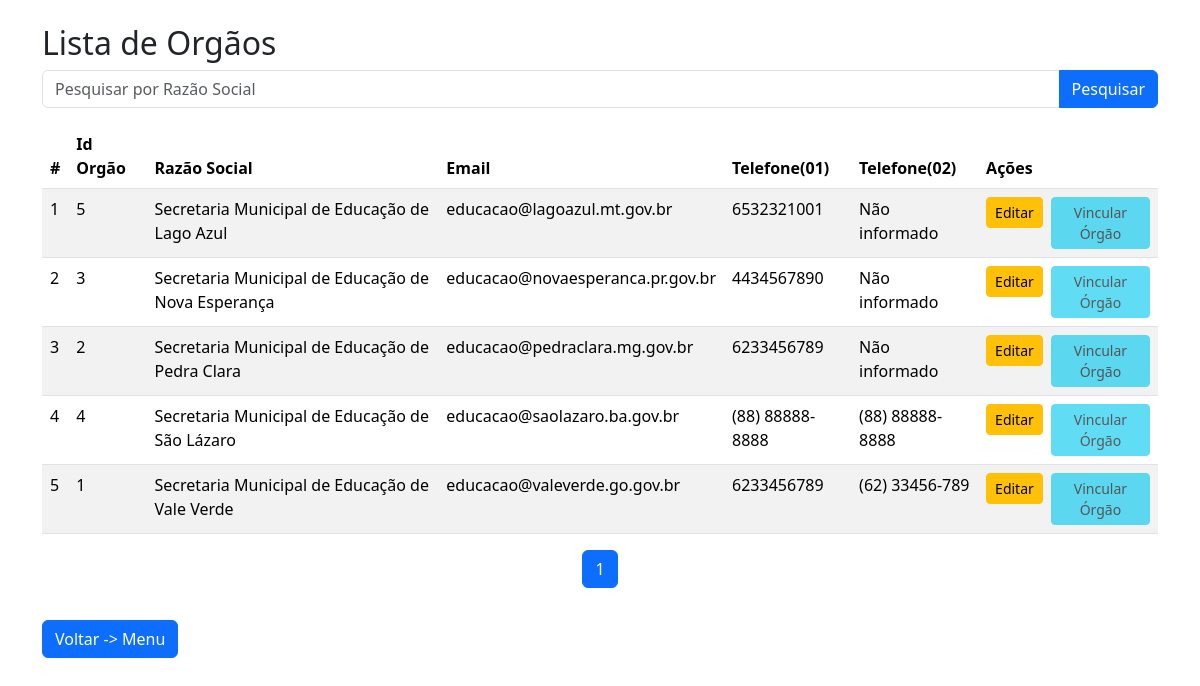
/controller/imprime_orgao.php, run on an earlier commit of the app's database.
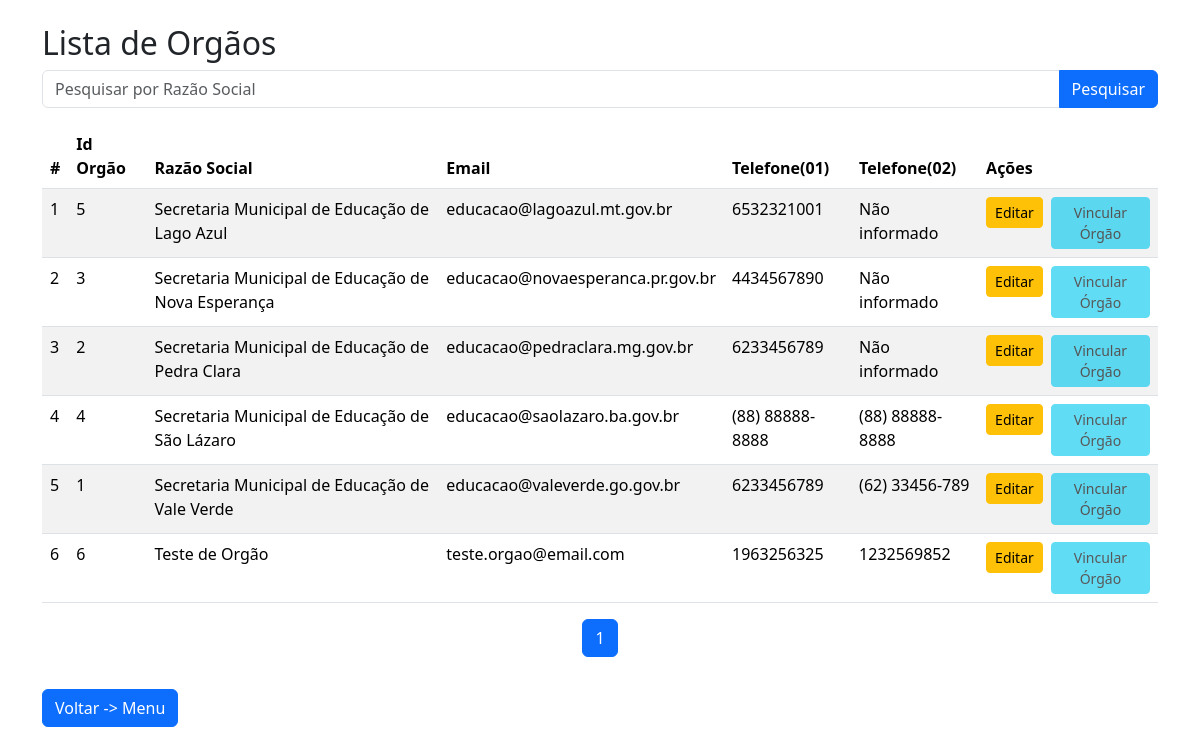
And on a later commit of the database.
### tables this page shows
CREATE TABLE IF NOT EXISTS `orgao` (
  `org_id` int(11) NOT NULL AUTO_INCREMENT,
  `org_razaosocial` varchar(250) NOT NULL,
  `org_cnpj` varchar(20) DEFAULT NULL,
  `org_endereco` varchar(250) DEFAULT NULL,
  `org_bairro` varchar(150) DEFAULT NULL,
  `org_municipio` varchar(150) DEFAULT NULL,
  `org_cep` varchar(20) DEFAULT NULL,
  `org_uf` char(2) DEFAULT NULL,
  `org_email` varchar(200) DEFAULT NULL,
  `org_tel1` varchar(20) DEFAULT NULL,
  `org_tel2` varchar(20) DEFAULT NULL,
  `fk_org_inst_id` int(11) DEFAULT NULL,
  PRIMARY KEY (`org_id`),
  KEY `fk_org_inst_id` (`fk_org_inst_id`),
  CONSTRAINT `orgao_ibfk_1` FOREIGN KEY (`fk_org_inst_id`) REFERENCES `instituicao` (`inst_id`)
);

### controller/imprime_orgao.php (the view, shortened to what the changed rows need)
<?php
require_once('../models/conexao.php');
$registros_por_pagina = 10;
$pagina_atual = isset($_GET['pagina']) && is_numeric($_GET['pagina']) && $_GET['pagina'] > 0 ? (int)$_GET['pagina'] : 1;
$nome = isset($_GET['nome']) ? trim($_GET['nome']) : '';
$offset = ($pagina_atual - 1) * $registros_por_pagina;
try {
    if ($nome !== '') {
        $sql = "SELECT * FROM orgao WHERE org_razaosocial LIKE :nome ORDER BY org_razaosocial LIMIT :offset, :limit";
        $stmt = $conn->prepare($sql);
        $stmt->bindValue(':nome', "%$nome%", PDO::PARAM_STR);
    } else {
        $sql = "SELECT * FROM orgao ORDER BY org_razaosocial LIMIT :offset, :limit";
        $stmt = $conn->prepare($sql);
    }
    $stmt->bindValue(':offset', (int)$offset, PDO::PARAM_INT);
    $stmt->bindValue(':limit', (int)$registros_por_pagina, PDO::PARAM_INT);
    $stmt->execute();
    $resultados = $stmt->fetchAll(PDO::FETCH_ASSOC);
    if ($nome !== '') {
        $count_sql = "SELECT COUNT(*) FROM orgao WHERE org_razaosocial LIKE :nome";
        $stmt_count = $conn->prepare($count_sql);
        $stmt_count->bindValue(':nome', "%$nome%", PDO::PARAM_STR);
    } else {
        $count_sql = "SELECT COUNT(*) FROM orgao";
        $stmt_count = $conn->prepare($count_sql);
    }
    $stmt_count->execute();
    $total_registros = (int)$stmt_count->fetchColumn();
    $total_paginas = max(1, ceil($total_registros / $registros_por_pagina));
} catch (PDOException $e) {
    die("Erro na consulta: " . $e->getMessage());
}
$params = $_GET;
?>
<!DOCTYPE html>
<html lang="pt-BR">
<head>
<link href="https://cdn.jsdelivr.net/npm/bootstrap@5.3.3/dist/css/bootstrap.min.css" rel="stylesheet" />
</head>
<body>
<div class="container mt-4">
    <h2>Lista de Orgãos</h2>
    <?php if (count($resultados) === 0): ?>
        <p class="alert alert-warning">Nenhum órgão encontrado.</p>
    <?php else: ?>
        <table class="table table-striped">
            <thead>
                <tr>
                    <th>#</th>
                    <th>Id Orgão</th>
                    <th>Razão Social</th>
                    <th>Email</th>
                    <th>Telefone(01)</th>
                    <th>Telefone(02)</th>
                    <th>Ações</th>
                </tr>
            </thead>
            <tbody>
                <?php $contador = $offset + 1; ?>
                <?php foreach ($resultados as $orgao): ?>
                <tr>
                    <td><?php echo $contador++; ?></td>
                    <td><?php echo htmlspecialchars($orgao['org_id']); ?></td>
                    <td><?php echo htmlspecialchars($orgao['org_razaosocial']); ?></td>
                    <td><?php echo htmlspecialchars($orgao['org_email']); ?></td>
                    <td><?php echo htmlspecialchars($orgao['org_tel1'] ?? 'Não informado'); ?></td>
                    <td><?php echo htmlspecialchars($orgao['org_tel2'] ?? 'Não informado'); ?></td>
                    <td>
                        <div class="d-flex gap-2">
                            <form action="/proj_foccus/views/forms/formulario-edt-orgao.php" method="GET" style="display:inline;">
                                <button type="submit" class="btn btn-warning btn-sm">Editar</button>
                            </form>
                            <form action="/proj_foccus/views/forms/formulario-vincular_orgao.php" method="GET" style="display:inline;">
                                <button type="submit" class="btn btn-info btn-sm"
                                    <?php echo !empty($orgao['fk_org_inst_id']) ? 'disabled' : ''; ?>>
                                    Vincular Órgão
                                </button>
                            </form>
                        </div>
                    </td>
                </tr>
                <?php endforeach; ?>
            </tbody>
        </table>
        <nav aria-label="Navegação das páginas">
            <ul class="pagination justify-content-center">
                <?php
                $max_links = 7;
                $start = max(1, $pagina_atual - intval($max_links / 2));
                $end = min($total_paginas, $start + $max_links - 1);
                if ($end - $start + 1 < $max_links) {
                    $start = max(1, $end - $max_links + 1);
                }
                for ($i = $start; $i <= $end; $i++):
                    $params['pagina'] = $i;
                    $link_pagina = $_SERVER['PHP_SELF'] . '?' . http_build_query($params);
                ?>
                    <li class="page-item <?php echo ($i === $pagina_atual) ? 'active' : ''; ?>">
                        <a class="page-link" href="<?php echo htmlspecialchars($link_pagina); ?>"><?php echo $i; ?></a>
                    </li>
                <?php endfor; ?>
            </ul>
        </nav>
    <?php endif; ?>
</div>
</body>
</html>

What changed in the data, as far as the page shows it:
added orgao: org_id "6", org_razaosocial "Teste de Orgão", org_email "teste.orgao@email.com", org_tel1 "1963256325", org_tel2 "1232569852"
